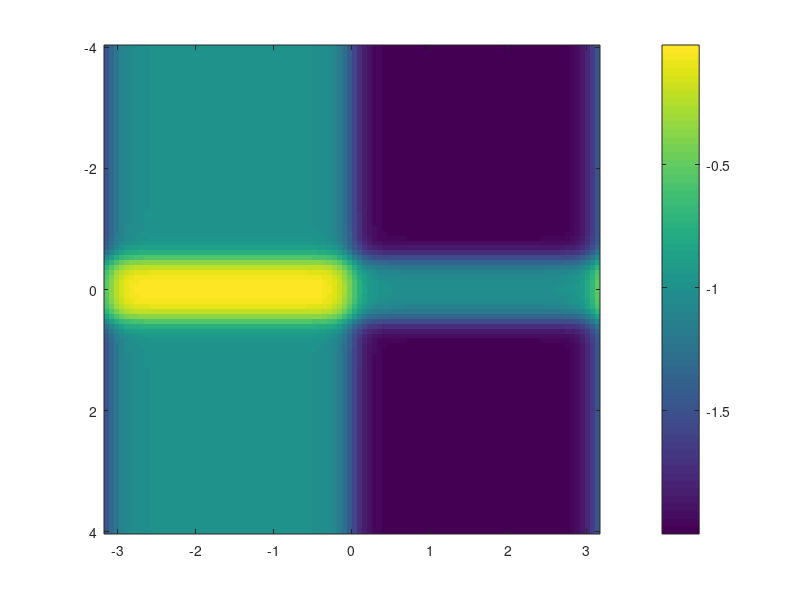

The MATLAB script that drew this image: (Note: this script raises an error after producing the figure.)
%% Plot activation

u = linspace(-pi, pi, 100);
du = linspace(-4, 4, 100);

[X,Y] = meshgrid(u,du);
uy = (1-tanh(5*sin(X)))/2 -1;
duy = (tanh(5*(Y+0.5)) - tanh(5*(Y-0.5)))/2 - 1;
data = uy + duy;

y = [du(1), du(end)];
x = [u(1), u(end)];
image(x, y, data, 'CDataMapping','scaled');
colorbar


%% No sensory link strength test

params.gfm = -2.0;
params.gsp = 6.0;
params.dfm = 0.0;
params.dsp = 0.5;
params.dsm = -0.5;
params.dup = -0.5;

params.rflx_g = 1;
params.max_torque = 10;
params.noisePwr = 3*10^-7;
params.sampleTime = 0.001;

var_params.gsm = [-0.1, 0.03];
var_params.gup = [3, 0.05];
var_params.Iapp = [0.0, 0.05];

u_params.gsm = var_params.gsm(1);
u_params.gup = var_params.gup(1);
u_params.Iapp = var_params.Iapp(1);

model = "test_stability_link_auto_tmp";

eval_params.nbEval = 1000;
eval_params.nbOut = 2;
eval_params.StopTime = 20;
eval_params.StartAnalyseTime = 5;
eval_params.func = @postsim_angle_frequency_descrepency;

nb_par = 200;

%return_vec = monteCarloTest(params, var_params, model, eval_params, nb_par);
SelectValAndPlot(model, params, u_params);

%save("monteCarloEliptic.mat", "return_vec", "params", "var_params", "model", "eval_params", "nb_par")


var_params.gsm = -5:0.25:-3;
var_params.gup = 4:0.25:6;
var_params.Iapp = -3:0.25:-1;
eval_params.nbEval = 3;

out_v = parameterChart(params, var_params, model, eval_params, nb_par);

%% Sensory with inhibition test
model = "test_stability_link_auto_neuron_sense_feedback";

params = struct();
var_params = struct();
u_params = struct();

params.Iapp = -2;
params.gfm = -2.0;
params.gsp = 6.0;
params.gsm = -4.0;
params.gup = 5.0;
params.dfm = 0.0;
params.dsp = 0.5;
params.dsm = -0.5;
params.dup = -0.5;


params.gfm_s = -2; % Balance between Gsp and Gsm (at the equilibrium point)
params.gsp_s = 4;
params.gsm_s = -1;
params.gup_s = 1;
params.dfm_s = 0.0;
params.dsp_s = 0.5;
params.dsm_s = -0.5;
params.dup_s = -0.5;


params.max_torque = 10;
params.noisePwr = 3*10^-7;
params.sampleTime = 0.001;

var_params.gsyn_sm = [1.5, 0.01];
var_params.dsyn_sm = [-0.5, 0.01];

var_params.gsyn_ms = [-1.5, 0.01];
var_params.dsyn_ms = [-0.5, 0.01];

u_params.gsyn_sm = var_params.gsyn_sm(1);
u_params.dsyn_sm = var_params.dsyn_sm(1);

u_params.gsyn_ms = var_params.gsyn_ms(1);
u_params.dsyn_ms = var_params.dsyn_ms(1);
u_params.Iapp_s = 0.0;
u_params.rflx_g = 1;

SelectValAndPlot(model, params, u_params);

%% Speed test
model = "test_stability_link_auto_speed";

params = struct();
u_params = struct();

u_params.gfm = -2.0;
u_params.gsp = 6.0;
u_params.gsm = -4.0;
u_params.gup = 5.0;
params.dfm = 0.0;
params.dsp = 0.5;
params.dsm = -0.5;
params.dup = -0.5;

params.max_torque = 10;
params.noisePwr = 3*10^-7;
params.sampleTime = 0.001;

u_params.Iapp = -2;
u_params.rflx_g = 1;

SelectValAndPlot(model, params, u_params);


%% Test 

model = "test_stability_link_speed_all";

params = struct();

params.noisePwr = 3*10^-7;
params.sampleTime = 0.001;

params.gfm = -2.0;
params.gsp = 6.0;
params.gsm = -4;
params.gup = 5;
params.dfm = 0.0;
params.dsp = 0.5;
params.dsm = -0.5;
params.dup = -0.5;
params.Iapp = -2.0;

params.rflx_g = 1;
params.max_torque = 10;

simToCsv("one_neuron_sim.csv", model, params, 25);


%% Test poor

model = "test_stability_link_speed_all";

params = struct();

params.Iapp = 0;
params.gfm = -2.0;
params.gsp = 6.0;
params.gsm = -5;
params.gup = 5.0;
params.dfm = 0.0;
params.dsp = 0.5;
params.dsm = -0.5;
params.dup = -0.5;

params.max_torque = 1;
params.noisePwr = 3*10^-7;
params.sampleTime = 0.001;

params.rflx_g = 1;

simToCsv("one_neuron_poor_sim.csv", model, params, 25);


%% Test poor neuron

model = "test_stability_link_neuron_sense_all";

params = struct();

params.Iapp = -2;
params.gfm = -2.0;
params.gsp = 6.0;
params.gsm = -5;
params.gup = 5.0;
params.dfm = 0.0;
params.dsp = 0.5;
params.dsm = -0.5;
params.dup = -0.5;


params.gfm_s = -2; % Balance between Gsp and Gsm (at the equilibrium point)
params.gsp_s = 4;
params.gsm_s = -1;
params.gup_s = 1;
params.dfm_s = 0.0;
params.dsp_s = 0.5;
params.dsm_s = -0.5;
params.dup_s = -0.5;

params.max_torque = 1;
params.noisePwr = 3*10^-7;
params.sampleTime = 0.001;

params.dsyn_s = -0.5;
params.gsyn_s = 1;

params.Iapp_s = 0.1;
params.rflx_g = 1;

simToCsv("one_neuron_neurfeed_poor_sim.csv", model, params, 25);


%% Generate Parameters Map

eval_params = struct();

nb_par = 100;

% We will use the same evaluation parameters for all tests

eval_params.nbEval = 1;
eval_params.nbOut = 3;
eval_params.StopTime = 25;
eval_params.StartAnalyseTime = 8;
eval_params.func = @postsim_angle_frequency_descrepency;


model = "test_stability_link_auto";

params = struct();
var_params = struct();

params.gfm = -2.0;
params.gsp = 6.0;
params.dfm = 0.0;
params.dsp = 0.5;
params.dsm = -0.5;
params.dup = -0.5;

params.noisePwr = 3*10^-7;
params.sampleTime = 0.001;

var_params.gsm = -5.0 : 0.2 : -3.0;
var_params.gup = 4.0 : 0.2 : 6.0;
var_params.Iapp = -2.0 : 0.2 : 0.0;
var_params.rflx_g = [0, 1, 5];
var_params.max_torque = [1, 3, 10];

out_values = parameterChart(params, var_params, model, eval_params, nb_par);
save("Sin_Sensory_ParamChart.mat", "out_values", "params", "var_params", "eval_params", "model");


model = "test_stability_link_auto_speed";

params = struct();
var_params = struct();

params.gfm = -2.0;
params.gsp = 6.0;
params.dfm = 0.0;
params.dsp = 0.5;
params.dsm = -0.5;
params.dup = -0.5;

params.noisePwr = 3*10^-7;
params.sampleTime = 0.001;

var_params.gsm = -5.0 : 0.2 : -3.0;
var_params.gup = 4.0 : 0.2 : 6.0;
var_params.Iapp = -2.0 : 0.2 : 0.0;
var_params.rflx_g = [1, 5];
var_params.max_torque = [1, 3, 10];

out_values = parameterChart(params, var_params, model, eval_params, nb_par);
save("Speed_Sensory_ParamChart.mat", "out_values", "params", "var_params", "eval_params", "model");


model = "test_stability_link_auto_neuron_sense";

params = struct();
var_params = struct();

params.gfm = -2.0;
params.gsp = 6.0;
params.dfm = 0.0;
params.dsp = 0.5;
params.dsm = -0.5;
params.dup = -0.5;

% Param for sensing neuron
params.Iapp_s = 0.1;
params.gfm_s = -2; % Balance between Gsp and Gsm (at the equilibrium point)
params.gsp_s = 4;
params.gsm_s = -1;
params.gup_s = 1;
params.dfm_s = 0.0;
params.dsp_s = 0.5;
params.dsm_s = -0.5;
params.dup_s = -0.5;

params.dsyn_s = -0.5;
params.rflx_g = 1;

params.noisePwr = 3*10^-7;
params.sampleTime = 0.001;

var_params.gsm = -5.0 : 0.2 : -3.0;
var_params.gup = 4.0 : 0.2 : 6.0;
var_params.Iapp = -2.0 : 0.2 : 0.0;
var_params.gsyn_s = [1, 3];
var_params.max_torque = [1, 3, 10];

out_values = parameterChart(params, var_params, model, eval_params, nb_par);
save("Neuron_Sensory_ParamChart.mat", "out_values", "params", "var_params", "eval_params", "model");


%% Montecarlo on basic bursting and eliptic

eval_params = struct();

nb_par = 100;

eval_params.nbEval = 2000;
eval_params.nbOut = 3;
eval_params.StopTime = 25;
eval_params.StartAnalyseTime = 8;
eval_params.func = @postsim_angle_frequency_descrepency;

%nofeed
model = "test_stability_link_auto";

params = struct();
var_params = struct();

params.gfm = -2.0;
params.gsp = 6.0;
params.dfm = 0.0;
params.dsp = 0.5;
params.dsm = -0.5;
params.dup = -0.5;

params.rflx_g = 0;
params.max_torque = 10;
params.noisePwr = 3*10^-7;
params.sampleTime = 0.001;

var_params.gsm = [-0.1, 0.03];
var_params.gup = [4, 0.05];
var_params.Iapp = [0.0, 0.05];

return_vec = monteCarloTest(params, var_params, model, eval_params, nb_par);

save("Nofeed_monteCarloFragile.mat", "return_vec", "params", "var_params", "eval_params", "model");

params = struct();
var_params = struct();

params.gfm = -2.0;
params.gsp = 6.0;
params.dfm = 0.0;
params.dsp = 0.5;
params.dsm = -0.5;
params.dup = -0.5;

params.rflx_g = 0;
params.max_torque = 10;
params.noisePwr = 3*10^-7;
params.sampleTime = 0.001;

var_params.gsm = [-4, 0.03];
var_params.gup = [5, 0.05];
var_params.Iapp = [-2, 0.05];

return_vec = monteCarloTest(params, var_params, model, eval_params, nb_par);

save("Nofeed_monteCarloNormal.mat", "return_vec", "params", "var_params", "eval_params", "model");


%sin
model = "test_stability_link_auto";

params = struct();
var_params = struct();

params.gfm = -2.0;
params.gsp = 6.0;
params.dfm = 0.0;
params.dsp = 0.5;
params.dsm = -0.5;
params.dup = -0.5;

params.rflx_g = 5;
params.max_torque = 10;
params.noisePwr = 3*10^-7;
params.sampleTime = 0.001;

var_params.gsm = [-0.1, 0.03];
var_params.gup = [4, 0.05];
var_params.Iapp = [0.0, 0.05];

return_vec = monteCarloTest(params, var_params, model, eval_params, nb_par);

save("Sin_monteCarloFragile.mat", "return_vec", "params", "var_params", "eval_params", "model");

params = struct();
var_params = struct();

params.gfm = -2.0;
params.gsp = 6.0;
params.dfm = 0.0;
params.dsp = 0.5;
params.dsm = -0.5;
params.dup = -0.5;

params.rflx_g = 5;
params.max_torque = 10;
params.noisePwr = 3*10^-7;
params.sampleTime = 0.001;

var_params.gsm = [-4, 0.03];
var_params.gup = [5, 0.05];
var_params.Iapp = [-2, 0.05];

return_vec = monteCarloTest(params, var_params, model, eval_params, nb_par);

save("Sin_monteCarloNormal.mat", "return_vec", "params", "var_params", "eval_params", "model");


%speed
model = "test_stability_link_auto_speed";

params = struct();
var_params = struct();

params.gfm = -2.0;
params.gsp = 6.0;
params.dfm = 0.0;
params.dsp = 0.5;
params.dsm = -0.5;
params.dup = -0.5;

params.rflx_g = 5;
params.max_torque = 10;
params.noisePwr = 3*10^-7;
params.sampleTime = 0.001;

var_params.gsm = [-0.1, 0.03];
var_params.gup = [4, 0.05];
var_params.Iapp = [0.0, 0.05];

return_vec = monteCarloTest(params, var_params, model, eval_params, nb_par);

save("Speed_monteCarloFragile.mat", "return_vec", "params", "var_params", "eval_params", "model");

params = struct();
var_params = struct();

params.gfm = -2.0;
params.gsp = 6.0;
params.dfm = 0.0;
params.dsp = 0.5;
params.dsm = -0.5;
params.dup = -0.5;

params.rflx_g = 5;
params.max_torque = 10;
params.noisePwr = 3*10^-7;
params.sampleTime = 0.001;

var_params.gsm = [-4, 0.03];
var_params.gup = [5, 0.05];
var_params.Iapp = [-2, 0.05];

return_vec = monteCarloTest(params, var_params, model, eval_params, nb_par);

save("Speed_monteCarloNormal.mat", "return_vec", "params", "var_params", "eval_params", "model");


%neuron
model = "test_stability_link_auto_neuron_sense";

params = struct();
var_params = struct();

params.gfm = -2.0;
params.gsp = 6.0;
params.dfm = 0.0;
params.dsp = 0.5;
params.dsm = -0.5;
params.dup = -0.5;

% Param for sensing neuron
params.Iapp_s = 0.1;
params.gfm_s = -2; % Balance between Gsp and Gsm (at the equilibrium point)
params.gsp_s = 4;
params.gsm_s = -1;
params.gup_s = 1;
params.dfm_s = 0.0;
params.dsp_s = 0.5;
params.dsm_s = -0.5;
params.dup_s = -0.5;

params.dsyn_s = -0.5;
params.gsyn_s = 3;

params.rflx_g = 1;
params.max_torque = 10;
params.noisePwr = 3*10^-7;
params.sampleTime = 0.001;

var_params.gsm = [-0.1, 0.03];
var_params.gup = [4, 0.05];
var_params.Iapp = [0.0, 0.05];

return_vec = monteCarloTest(params, var_params, model, eval_params, nb_par);

save("Neuron_monteCarloFragile.mat", "return_vec", "params", "var_params", "eval_params", "model");

params = struct();
var_params = struct();

params.gfm = -2.0;
params.gsp = 6.0;
params.dfm = 0.0;
params.dsp = 0.5;
params.dsm = -0.5;
params.dup = -0.5;

% Param for sensing neuron
params.Iapp_s = 0.1;
params.gfm_s = -2; % Balance between Gsp and Gsm (at the equilibrium point)
params.gsp_s = 4;
params.gsm_s = -1;
params.gup_s = 1;
params.dfm_s = 0.0;
params.dsp_s = 0.5;
params.dsm_s = -0.5;
params.dup_s = -0.5;

params.dsyn_s = -0.5;
params.gsyn_s = 3;

params.rflx_g = 1;
params.max_torque = 10;
params.noisePwr = 3*10^-7;
params.sampleTime = 0.001;

var_params.gsm = [-4, 0.03];
var_params.gup = [5, 0.05];
var_params.Iapp = [-2, 0.05];

return_vec = monteCarloTest(params, var_params, model, eval_params, nb_par);

save("Neuron_monteCarloNormal.mat", "return_vec", "params", "var_params", "eval_params", "model");

%%

% nofeed

model = "test_stability_link_auto";

params = struct();

params.Iapp = 0;
params.gfm = -2.0;
params.gsp = 6.0;
params.gsm = -5.0;
params.gup = 4.0;
params.dfm = 0.0;
params.dsp = 0.5;
params.dsm = -0.5;
params.dup = -0.5;

params.max_torque = 10;
params.noisePwr = 3*10^-7;
params.sampleTime = 0.001;

params.rflx_g = 0;

simToCsv("single_nofeed_i0.csv", model, params, 25);

%%

% sin

model = "test_stability_link_auto";

params = struct();

params.Iapp = 0;
params.gfm = -2.0;
params.gsp = 6.0;
params.gsm = -5.0;
params.gup = 4.0;
params.dfm = 0.0;
params.dsp = 0.5;
params.dsm = -0.5;
params.dup = -0.5;

params.max_torque = 10;
params.noisePwr = 3*10^-7;
params.sampleTime = 0.001;

params.rflx_g = 0;

simToCsv("single_sin_i0.csv", model, params, 25);

%%
% speed

model = "test_stability_link_auto_speed";

params = struct();

params.Iapp = 0;
params.gfm = -2.0;
params.gsp = 6.0;
params.gsm = -5;
params.gup = 5.0;
params.dfm = 0.0;
params.dsp = 0.5;
params.dsm = -0.5;
params.dup = -0.5;

params.max_torque = 1;
params.noisePwr = 3*10^-7;
params.sampleTime = 0.001;

params.rflx_g = 1;

simToCsv("single_speed_im2_low.csv", model, params, 25);

%%
% neuron

model = "test_stability_link_auto_neuron_sense";

params = struct();

params.Iapp = -2.0;
params.gfm = -2.0;
params.gsp = 6.0;
params.gsm = -5;
params.gup = 5.0;
params.dfm = 0.0;
params.dsp = 0.5;
params.dsm = -0.5;
params.dup = -0.5;


params.gfm_s = -2; % Balance between Gsp and Gsm (at the equilibrium point)
params.gsp_s = 4;
params.gsm_s = -1;
params.gup_s = 1;
params.dfm_s = 0.0;
params.dsp_s = 0.5;
params.dsm_s = -0.5;
params.dup_s = -0.5;


params.max_torque = 1;
params.noisePwr = 3*10^-7;
params.sampleTime = 0.001;

params.dsyn_s = -0.5;
params.gsyn_s = 1;

params.Iapp_s = 0.1;
params.rflx_g = 1;

simToCsv("single_neuron_im2_low.csv", model, params, 25);



%% From Struct to Workspace

fixed_param_fields = fieldnames(params);
for k = 1:length(fixed_param_fields)
    name = fixed_param_fields{k};
    eval_str = sprintf('%s = %f',name, params.(name));
    eval(eval_str);
end
updatable_params_fields = fieldnames(u_params);
for k = 1:length(updatable_params_fields)
    name = updatable_params_fields{k};
    eval_str = sprintf('%s = %f',name, u_params.(name));
    eval(eval_str);
end
